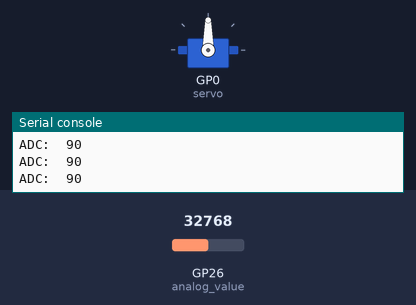
Bench run of a program on a simulated Raspberry Pi Pico running MicroPython. Parts: servo, the last lines printed to the serial console. The test bench sets the inputs (shaded band); at power-on: GP26 (analog_value) = 32768 (analog values on the 0–65535 scale). Servo angles are drawn from the pulse width (0.5 ms = 0°, 2.5 ms = 180°).

Above: at 1.2 s.
1.3 s: GP26 (analog_value) set to 45874
At 2.0 s:
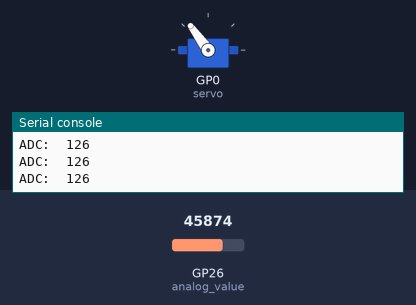
2.8 s: GP26 (analog_value) set to 57670
At 3.3 s:
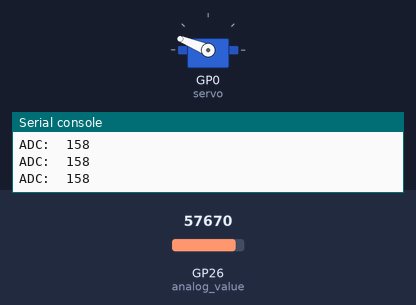
4.3 s: GP26 (analog_value) set to 65535
At 4.6 s:
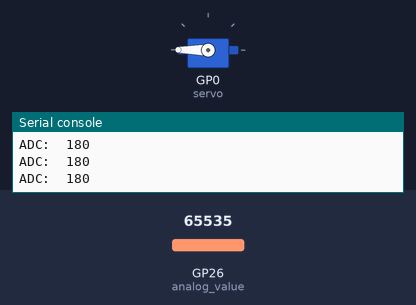
5.8 s: GP26 (analog_value) set to 19660
At 7.0 s:
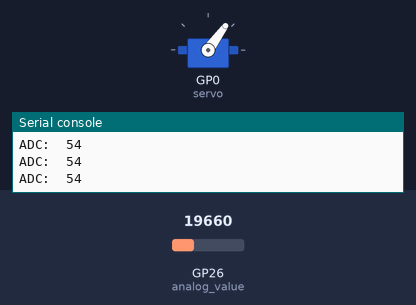
7.3 s: GP26 (analog_value) set to 7864
At 8.3 s:
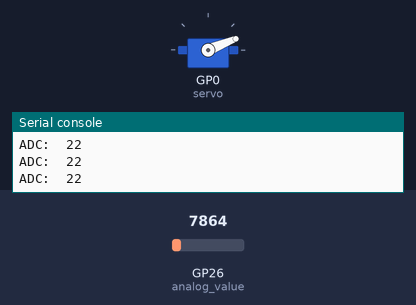
8.8 s: GP26 (analog_value) set to 32767
At 9.6 s:
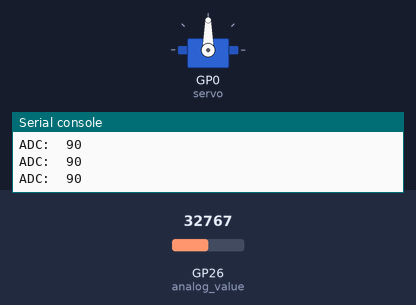
Timing chart, 0 to 11.3 s (numbered marks = the images above; inputs shaded):
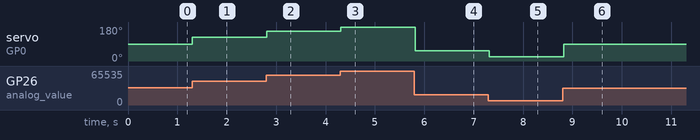

The program:

1._servoMotorWithJoystick1.py
```python
from time import sleep
import machine
from machine import Pin, PWM

# 아날로그 값 읽기
analog_value = machine.ADC(26)

# 서보 핀, 주파수 설정
servo = PWM(Pin(0))
servo.freq(50)

# 서보 각도를 0~180도로 입력할 수 있도록 함수를 하나 만듬
def setAngle(servoName, angle):
    servo = servoName
    a = int(((((angle) * 2)/ 180) + 0.5)/20 * 65535)
    servo.duty_u16(a)

# 반복동작
while True:
    reading = analog_value.read_u16()/16
    reading = round((reading/4096) * 180)
    print("ADC: ", reading)
    setAngle(servo, reading)
    sleep(0.1)
```

Measured:
- after the input at 1.3 s, servo on GP0 (servo): 90° → 126° at once
- after the input at 2.8 s, servo on GP0 (servo): 126° → 158° at once
- after the input at 4.3 s, servo on GP0 (servo): 158° → 180° at once
- after the input at 5.8 s, servo on GP0 (servo): 180° → 54° at once
- after the input at 7.3 s, servo on GP0 (servo): 54° → 22° at once
- after the input at 8.8 s, servo on GP0 (servo): 22° → 90° at once
